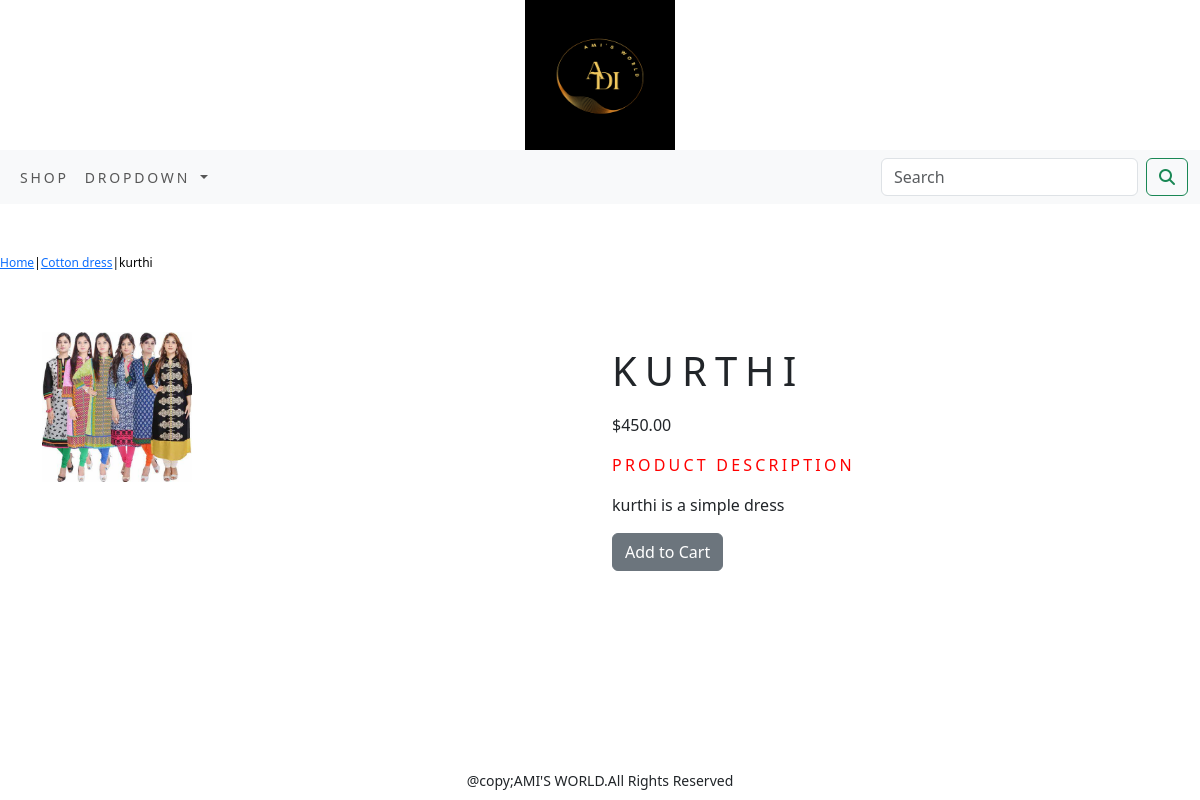
The page /cotton-dress/kurthi/ on the database its author committed.
### shop/models.py (models this page shows, shortened)
class Product(models.Model):
    name=models.CharField(max_length=250,unique=True)
    slug=models.SlugField(max_length=250,unique=True)
    description=models.TextField(blank=True)
    price=models.DecimalField(max_digits=10,decimal_places=2)
    category=models.ForeignKey(Category,on_delete=models.CASCADE)
    image=models.ImageField(upload_to='product',blank=True)
    stock=models.IntegerField()
    available=models.BooleanField(default=True)
    created=models.DateTimeField(auto_now_add=True)
    updated=models.DateTimeField(auto_now=True)
    class Meta:
        ordering=('name',)
        verbose_name='product'
        verbose_name_plural='products'

class Category(models.Model):
    name=models.CharField(max_length=250,unique=True)
    slug=models.SlugField(max_length=250,unique=True)
    description=models.TextField(blank=True)
    image=models.ImageField(upload_to='category',blank=True)
    class Meta:
        ordering=('name',)
        verbose_name='category'
        verbose_name_plural='categories'
    def get_url(self):
        return reverse('shop:products_by_category',args=[self.slug])
    def __str__(self):
        return '{}' .format(self.name)

### shop/views.py (the view)
# urls.py: path('<slug:c_slug>/<slug:product_slug>/',views.proDetail,name='prodCatdetail')
def proDetail(request,c_slug,product_slug):
    try:
        product=Product.objects.get(category__slug=c_slug,slug=product_slug)
    except Exception as e:
        raise e
    return render (request,'product.html',{'product':product})

### cart/context_processor.py (called while the page is built)
def counter(request):
    item_count=0
    if 'admin' in request.path:
        return{}
    else:
        try:
            cart=Cart.objects.filter(cart_id=cart_id(request))
            cart_items=CartItem.objects.all().filter(cart=cart[:1])
            for cart_item in cart_items:
                item_count += cart_item.quantity
        except Cart.DoesNotExist:
            item_count =0
    return  dict(item_count=item_count)

### cart/views.py (called while the page is built)
def cart_id(request):
    cart=request.session.session_key
    if not cart:
        cart=request.session.create()
    return cart

### shop/context_processor.py (called while the page is built)
def Menu_links(request):
    links=Category.objects.all()
    return dict(links=links)

### templates/product.html (shortened to what this page needs)
{% extends 'base.html' %}
{% load static %}
{% block content %}
<div class="row my_prod_row_class">
    <div class="mx_auto">
        <p><a href="{% url 'shop:allProdCat' %}">Home</a>|<a href="{{product.category.get_url}}">{{product.category}}</a>|{{product.name}}</p>
    </div>
</div>
<div class="container">
<br>
<div class="row">
    <div class="col-12 col-sm-12 col-md-12 col-lg-6  text=center">
        <div style="min-width:18rem">
            <img src="{{product.image.url}}" alt="{{product.name}}" height="150px;" width="150px;" >
        </div>
    </div>
        <div class="col-12 col-sm-12 col-md-12 col-lg-6">
            <div>
            <h1 class="my_prod_title">{{product.name}}</h1>
            <p>${{product.price}}</p>
            <p class="my_title">Product Description</p>
            <p class="text-justify my_prod_text">{{product.description}}</p>
            {% if product.stock <= 0 %}
            <p class="text-justify my_prod_text"><b>Out of Stock </b></p>
            {% else %}
            <a class="btn btn-secondary" href="{% url 'cart:add_cart' product.id %}">Add to Cart</a>
            {% endif %}
        </div>
    </div>
</div>
</div>
{% endblock %}

### static/css/custom.css (style rules this page uses)
.my_title { color:red; font-size=30px; text-transform:uppercase; letter-spacing: .2em; }
.my_prod_row_class { padding-top:50px; padding-bottom:20px; }
.my_prod_row_class .mx_auto { color:#000; font-size:12px; text-decoration:none; }
.my_prod_title { font-size=16px; text-transform:uppercase; letter-spacing:.2em; padding-top:15px; padding-bottom:10px; }
.my_prod_text { padding-right:20px; }

### rows shown on the page
Product: category "Cotton dress", name "kurthi", image (picture), name "KURTHI", price "450.00", description "kurthi is a simple dress"
